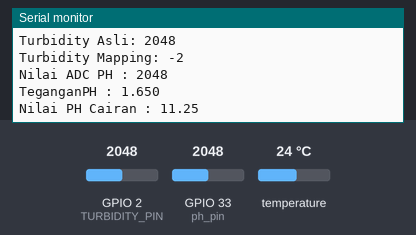
This program was run on a simulated ESP32. Parts: the last lines printed to the serial monitor. The test bench sets the inputs (shaded band); at power-on: temperature 24 °C, GPIO 2 (TURBIDITY_PIN) = 2048, GPIO 33 (ph_pin) = 2048. WiFi joins after 1.5 s; servers stay silent unless stated.

Above: at 3.0 s.
3.1 s: temperature set to 12 °C
5.5 s: GPIO 2 (TURBIDITY_PIN) set to 2866
7.9 s: GPIO 33 (ph_pin) set to 2866
10.3 s: temperature set to 19 °C
At 10.3 s:
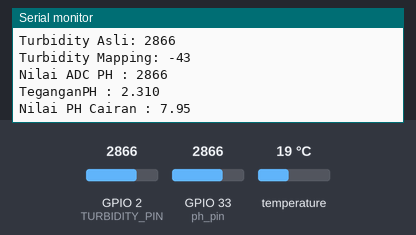
12.7 s: GPIO 2 (TURBIDITY_PIN) set to 3603
15.1 s: GPIO 33 (ph_pin) set to 3603
At 18.3 s:
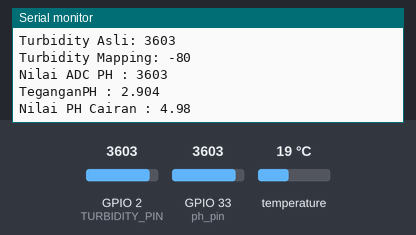
Timing chart, 0 to 18.5 s (numbered marks = the images above; inputs shaded):
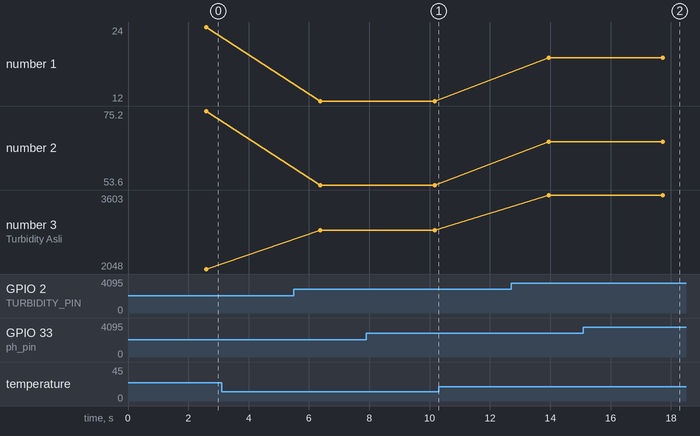

Measured:
- after the input at 15.1 s, the serial monitor: prints a new line after 2.6 s (image 2)
- plotted number 3: 2048 → 2866 after the input at 5.5 s, 2866 → 3603 after the input at 12.7 s

The program:

main.cpp
```cpp
#define BLYNK_TEMPLATE_ID "TMPL6Nzow09vL"
#define BLYNK_TEMPLATE_NAME "IoTubes"
#define BLYNK_AUTH_TOKEN "3H7pQA3k0nM5mcZINYwRnmNjasGlnpCW"

#include <Arduino.h>
#include <WiFi.h>
#include <BlynkSimpleEsp32.h>
#include <OneWire.h>
#include <DallasTemperature.h>

#define ONEWIRE_BUS 4
#define TURBIDITY_PIN 2

char auth[] = "3H7pQA3k0nM5mcZINYwRnmNjasGlnpCW";  // Ganti dengan token otentikasi Blynk Anda
char ssid[] = "nona";   // Ganti dengan nama WiFi Anda
char pass[] = "12345678";

OneWire oneWire(ONEWIRE_BUS);
DallasTemperature sensors(&oneWire);
BlynkTimer timer;

void setup() {
  Serial.begin(115200);

  // Tambahkan inisialisasi koneksi WiFi di sini
  WiFi.begin(ssid, pass);
  while (WiFi.status() != WL_CONNECTED) {
    delay(250);
    Serial.print(".");
  }
  Serial.println("Connected to WiFi");

  // Inisialisasi Blynk
  Blynk.begin(auth, ssid, pass);

  sensors.begin();
}

void loop() {
  Blynk.run();

  sensors.requestTemperatures();
  float temperatureC = sensors.getTempCByIndex(0);
  float temperatureF = sensors.getTempFByIndex(0);
  Serial.print(temperatureC);
  Serial.println("ºC");
  Serial.print(temperatureF);
  Serial.println("ºF");

  int turbidityValue = analogRead(TURBIDITY_PIN);
  int turbidity = map(turbidityValue, 0, 2000, 100, 0);
  Serial.print("Turbidity Asli: ");
  Serial.println(turbidityValue);
  Serial.print("Turbidity Mapping: ");
  Serial.println(turbidity);

  const int ph_pin = 33;
  float Po = 0;
  float PH_step;
  int nilai_analog_PH;
  double teganganPH;

  float PH4 = 3.1;
  float PH7 = 2.5;
  nilai_analog_PH = analogRead(ph_pin);
  Serial.print("Nilai ADC PH : ");
  Serial.println(nilai_analog_PH);
  teganganPH = 3.3 / 4095 * nilai_analog_PH;
  Serial.print("TeganganPH : ");
  Serial.println(teganganPH, 3);

  PH_step = (PH4 - PH7) / 3;
  Po = 7.00 + ((PH7 - teganganPH) / PH_step);
  Serial.print("Nilai PH Cairan : ");
  Serial.println(Po, 2);

  delay(3000);

  Blynk.virtualWrite(V0, temperatureC);
  Blynk.virtualWrite(V1, turbidity);
  Blynk.virtualWrite(V2, Po);
}
```
